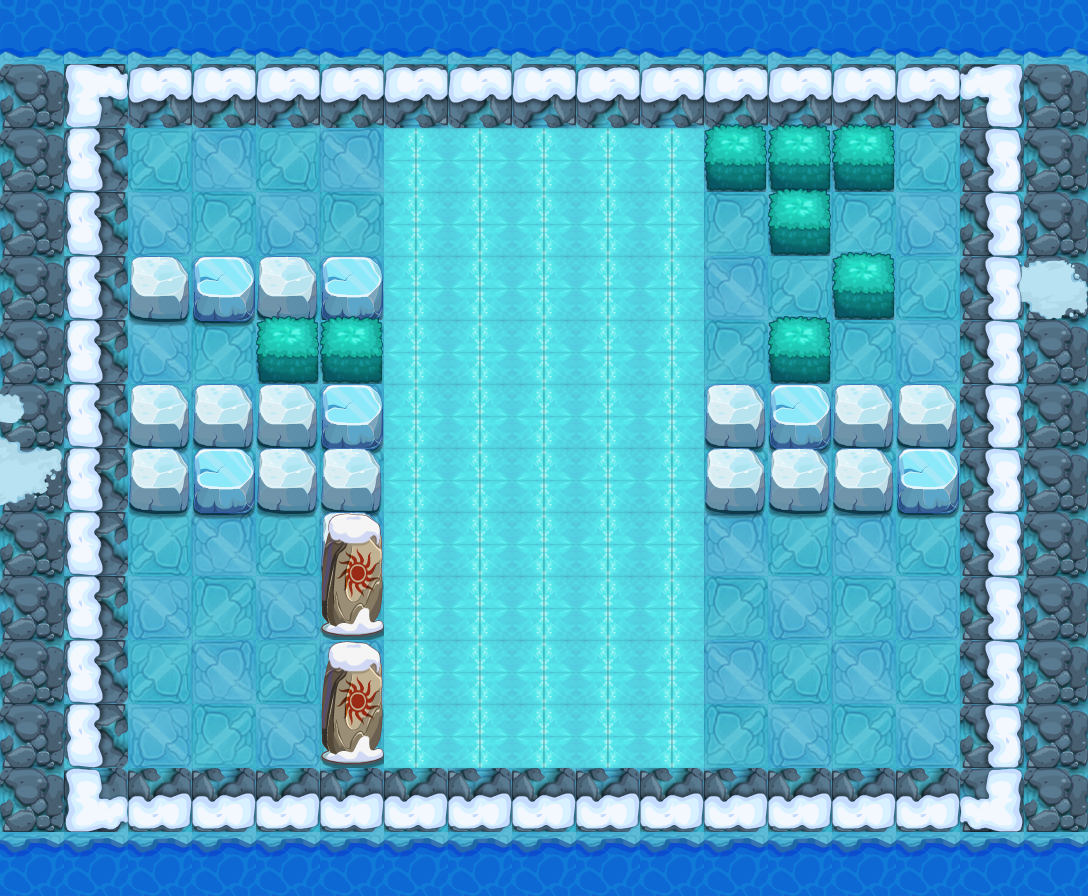

A level layout from a 2D game, rendered from its tile map. Below: a short description, then the map file with tile-grid data replaced by summaries:
An orthogonal 17x14 tile map with 64x64 px tiles, 13 tile layers (PASS, 块层 2, 块层 3, 块层 4, ...) and 9 objects (5x TRAP, 3x lmxr3, PLAYER).

<map version="1.0" orientation="orthogonal" width="17" height="14" tilewidth="64" tileheight="64">
 <properties>
  <property name="DESTRY1" value="96" />
  <property name="DESTRY2" value="100" />
  <property name="DESTRY3" value="102" />
  <property name="DESTRY4" value="108" />
  <property name="DESTRY_COUNT" value="4" />
  <property name="EXP" value="1190" />
  <property name="ITEM" value="D045" />
  <property name="LOSE_SCRIPT" value="" />
  <property name="MONEY" value="1785" />
  <property name="START_SCRIPT" value="lv135" />
  <property name="WIN_SCRIPT" value="" />
 </properties>
 <tileset firstgid="1" name="jdbl" tilewidth="64" tileheight="64">
  <image source="jdbl-hd.png" width="1000" height="1000" />
 </tileset>
 <layer name="PASS" width="17" height="14">
  <data>[238 cells, 139 non-empty, 7 distinct tile ids]</data>
 </layer>
 <layer name="块层 2" width="17" height="14">
  <data>[238 cells, 154 non-empty, 6 distinct tile ids]</data>
 </layer>
 <layer name="块层 3" width="17" height="14">
  <data>[238 cells, 108 non-empty, 1 distinct tile ids]</data>
 </layer>
 <layer name="块层 4" width="17" height="14">
  <data>[238 cells, 43 non-empty, 8 distinct tile ids]</data>
 </layer>
 <layer name="块层 5" width="17" height="14">
  <data>[238 cells, 50 non-empty, 2 distinct tile ids]</data>
 </layer>
 <layer name="块层 17" width="17" height="14">
  <data>[238 cells, 18 non-empty, 2 distinct tile ids]</data>
 </layer>
 <layer name="块层 6" width="17" height="14">
  <data>[238 cells, 31 non-empty, 4 distinct tile ids]</data>
 </layer>
 <layer name="SHELTER 10" width="17" height="14">
  <data>[238 cells, 1 non-empty, 1 distinct tile ids]</data>
 </layer>
 <layer name="SHELTER 8" width="17" height="14">
  <data>[238 cells, 1 non-empty, 1 distinct tile ids]</data>
 </layer>
 <layer name="SHELTER 4" width="17" height="14">
  <data>[238 cells, 3 non-empty, 1 distinct tile ids]</data>
 </layer>
 <layer name="SHELTER 3" width="17" height="14">
  <data>[238 cells, 1 non-empty, 1 distinct tile ids]</data>
 </layer>
 <layer name="SHELTER 2" width="17" height="14">
  <data>[238 cells, 1 non-empty, 1 distinct tile ids]</data>
 </layer>
 <layer name="SHELTER 1" width="17" height="14">
  <data>[238 cells, 3 non-empty, 1 distinct tile ids]</data>
 </layer>
 <objectgroup name="对象层 1" width="34" height="28">
  <object name="PLAYER" type="PLAYER" x="128" y="128" width="64" height="64" />
  <object name="lmxr3" x="896" y="128" width="64" height="64">
   <properties>
    <property name="buff_type" value="ice_shell" />
    <property name="lua_ai" value="monster_lmxr_ai" />
    <property name="quality" value="lmxr3.quality" />
   </properties>
  </object>
  <object name="lmxr3" x="896" y="192" width="64" height="64">
   <properties>
    <property name="buff_type" value="ice_shell" />
    <property name="lua_ai" value="monster_lmxr_ai" />
    <property name="quality" value="lmxr3.quality" />
   </properties>
  </object>
  <object name="lmxr3" x="832" y="640" width="64" height="64">
   <properties>
    <property name="buff_type" value="ice_shell" />
    <property name="lua_ai" value="monster_lmxr_ai" />
    <property name="quality" value="lmxr3.quality" />
   </properties>
  </object>
  <object name="block_control1" type="TRAP" x="896" y="320" width="64" height="64">
   <properties>
    <property name="trap_ani" value="switch.actor" />
    <property name="trap_floor" value="true" />
    <property name="trap_id" value="0" />
    <property name="trap_script" value="trap(&quot;block_control1&quot;):setOpened(false);trap(&quot;block1&quot;):setOpened(false)" />
    <property name="trap_sound_id" value="2" />
    <property name="trap_start_mode" value="0" />
    <property name="trap_state" value="open" />
   </properties>
  </object>
  <object name="block1" type="TRAP" x="320" y="640" width="64" height="64">
   <properties>
    <property name="trap_ani" value="blok2.actor" />
    <property name="trap_blok" value="true" />
    <property name="trap_id" value="0" />
   </properties>
  </object>
  <object name="staff_driger_control" type="TRAP" x="0" y="832" width="64" height="64">
   <properties>
    <property name="trap_delay" value="10" />
    <property name="trap_id" value="0" />
    <property name="trap_script" value="trap(&quot;staff_driger&quot;):setOpened(true);" />
    <property name="trap_start_mode" value="2" />
    <property name="trap_state" value="open" />
   </properties>
  </object>
  <object name="staff_driger" type="TRAP" x="128" y="512" width="64" height="64">
   <properties>
    <property name="trap_ani" value="driger.actor" />
    <property name="trap_floor" value="true" />
    <property name="trap_id" value="0" />
    <property name="trap_script" value="target(&quot;PLAYER&quot;):setCurrentUseSkill(  make_fire_staff_skill()  );target(&quot;PLAYER&quot;):setEffectAnimateName(&quot;find_player.ani&quot;);trap(&quot;staff_driger&quot;):setOpened(false)" />
    <property name="trap_start_mode" value="0" />
    <property name="trap_state" value="open" />
   </properties>
  </object>
  <object name="ice_road" type="TRAP" x="384" y="128" width="320" height="640">
   <properties>
    <property name="lua_ai" value="ice_road_ai" />
   </properties>
  </object>
 </objectgroup>
</map>
